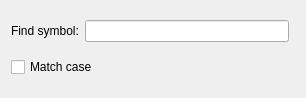
<?xml version="1.0" encoding="UTF-8"?>
<ui version="4.0">
 <class>Find</class>
 <widget class="QDialog" name="Find">
  <property name="geometry">
   <rect>
    <x>0</x>
    <y>0</y>
    <width>306</width>
    <height>98</height>
   </rect>
  </property>
  <property name="windowTitle">
   <string>Find...</string>
  </property>
  <layout class="QGridLayout" name="gridLayout">
   <item row="0" column="0">
    <layout class="QHBoxLayout" name="horizontalLayout">
     <item>
      <widget class="QLabel" name="label">
       <property name="text">
        <string>Find symbol:</string>
       </property>
      </widget>
     </item>
     <item>
      <widget class="QLineEdit" name="lineEdit"/>
     </item>
    </layout>
   </item>
   <item row="0" column="1" rowspan="2">
    <widget class="QDialogButtonBox" name="buttonBox">
     <property name="accessibleName">
      <string notr="true"/>
     </property>
     <property name="orientation">
      <enum>Qt::Vertical</enum>
     </property>
     <property name="standardButtons">
      <set>QDialogButtonBox::NoButton</set>
     </property>
    </widget>
   </item>
   <item row="1" column="0">
    <widget class="QCheckBox" name="checkBox_Mc">
     <property name="text">
      <string>Match case</string>
     </property>
    </widget>
   </item>
  </layout>
 </widget>
 <resources/>
 <connections>
  <connection>
   <sender>buttonBox</sender>
   <signal>rejected()</signal>
   <receiver>Find</receiver>
   <slot>reject()</slot>
   <hints>
    <hint type="sourcelabel">
     <x>316</x>
     <y>260</y>
    </hint>
    <hint type="destinationlabel">
     <x>286</x>
     <y>274</y>
    </hint>
   </hints>
  </connection>
 </connections>
</ui>
